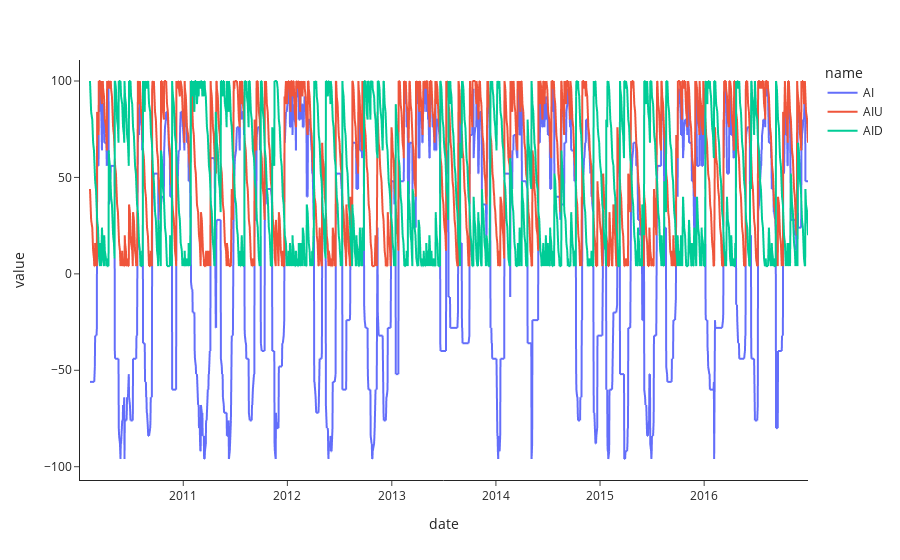

The cell this chart's notebook holds for it:
### Code cell
indicator = ta.trend.AroonIndicator(stock_price["close"])
AI  = indicator.aroon_indicator()
AIU = indicator.aroon_up()
AID = indicator.aroon_down()

AI_df = pd.concat([stock_price["date"], AI], axis=1)
AI_df["name"] = "AI"
AI_df = AI_df.rename(columns={AI_df.columns[0]: "date", AI_df.columns[1]: "value"})
AIU_df = pd.concat([stock_price["date"], AIU], axis=1)
AIU_df["name"] = "AIU"
AIU_df = AIU_df.rename(columns={AIU_df.columns[1]: "date", AIU_df.columns[1]: "value"})
AID_df = pd.concat([stock_price["date"], AID], axis=1)
AID_df["name"] = "AID"
AID_df = AID_df.rename(columns={AID_df.columns[1]: "date", AID_df.columns[1]: "value"})
AI_df = AI_df.append([AIU_df, AID_df])

fig = px.line(AI_df, x="date", y="value", color="name")
fig.update_layout(template="simple_white")
fig

### Figure 1 — Plotly figure (JSON) as saved in the notebook; plotly's stock layout.template omitted (floating-point values rounded to 4 significant figures; data arrays with more than 128 entries replaced by an {"elided": "..."} marker saying what was removed)
{"data": [{"hovertemplate": "name=AI<br>date=%{x}<br>value=%{y}<extra></extra>", "legendgroup": "AI", "line": {"color": "#636efa", "dash": "solid"}, "mode": "lines", "name": "AI", "showlegend": true, "type": "scattergl", "x": {"elided": "1762 str values"}, "xaxis": "x", "y": {"elided": "1762 float values"}, "yaxis": "y"}, {"hovertemplate": "name=AIU<br>date=%{x}<br>value=%{y}<extra></extra>", "legendgroup": "AIU", "line": {"color": "#EF553B", "dash": "solid"}, "mode": "lines", "name": "AIU", "showlegend": true, "type": "scattergl", "x": {"elided": "1762 str values"}, "xaxis": "x", "y": {"elided": "1762 float values"}, "yaxis": "y"}, {"hovertemplate": "name=AID<br>date=%{x}<br>value=%{y}<extra></extra>", "legendgroup": "AID", "line": {"color": "#00cc96", "dash": "solid"}, "mode": "lines", "name": "AID", "showlegend": true, "type": "scattergl", "x": {"elided": "1762 str values"}, "xaxis": "x", "y": {"elided": "1762 float values"}, "yaxis": "y"}], "layout": {"legend": {"title": {"text": "name"}, "tracegroupgap": 0}, "margin": {"t": 60}, "xaxis": {"anchor": "y", "domain": [0, 1], "title": {"text": "date"}}, "yaxis": {"anchor": "x", "domain": [0, 1], "title": {"text": "value"}}}}
